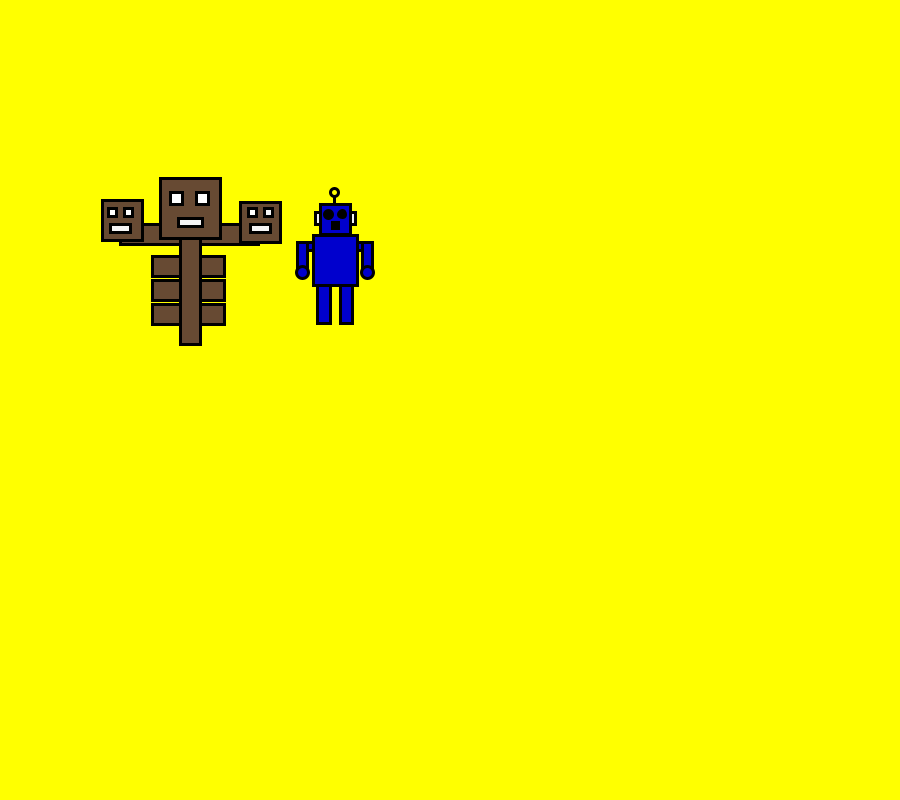
Frame 1 (no input)
Frame 60 (the mouse pressed at the canvas centre just before this capture): identical to frame 1, image omitted
Frame 120 (the mouse held since frame 60 and released just before this capture): identical to frame 1, image omitted

The Processing sketch that drew this single still picture (run headless with seeded random() and noise(); from frame 60 on, the mouse is pressed at the canvas centre):

// Processing sketch: chanvichea
// ── chanvichea.pde
float x, x1, y1, y, d1, d;
void setup() {
  size(900, 800);
  x1 = 100;
  y1 = 200;
  d1 =2;
  x = 300;
  y = 200;
  d =1;
}
void draw() { // called 60 times in 1 second
  background(255, 255, 0); // yellow
  vichea1(x1, y1, d1);
  vichea(x, y, d);
}
void mouseReleased() {
  x1 = mouseX;
  y1 = mouseY;
}
void keyPressed() {
  if (key == 'a') x -= 8;
  else if (key == 'd') x += 8;
  else if (key == 'w') y -= 8;
  else if (key == 's') y += 8;
  else {
    x1 = mouseX;
    y1 = mouseY;
  }
}

// ── chan.pde
void vichea(float x,float y,float d)
{
  smooth();
strokeWeight(3);
rect(x+15*d,y+12*d,d*40,d*12);
fill(0,0,205);
rect(x+17*d,y+78*d,d*13,d*45);//rect(285,490,60,190);
rect(x+40.2*d,y+48*d,d*12,d*75);//rect(404,490,60,190); //leg
//rect(x+15*d,y+78*d,d*20,d*8.4);rect(275,490,200,42); //conector
fill(0,0,205);
rect(x+31*d,y+32*d,d*8,d*16);//;rect(355,260,40,80); //neck
fill(0,0,205);
rect(x+7.4*d,y+42*d,d*55,d*8);//rect(237,310,275,40); //arm connecctor
fill(0,0,205);
rect(x-2.6*d,y+42*d,d*10,d*32);//rect(187,310,50,160);
rect(x+62.2*d,y+42*d,d*10,d*32);//rect(511,310,50,160); //arme
circle(x+2.6*d,y+72.8*d,d*12);//circle(213,464,60);
circle(x+67.4*d,y+72.8*d,d*12);//circle(537,464,60);
fill(0,0,205);
square(x+20*d,y+4*d,d*30);//square(300,120,150); //head
fill(255,255,0);
circle(x+34*d,y-8*d,d*8);//circle(370,60,40); //light ball
line(x+34*d,y+4*d,x+34*d,y-4*d);//line(370,120,370,80); //wire
circle(x+28*d,y+14*d,d*8);//circle(340,170,40);
circle(x+42*d,y+14*d,d*7);//circle(410,170,35); //eye
fill(0);
circle(x+28*d,y+14*d,d*4);//circle(340,170,20);
circle(x+42*d,y+14*d,d*4);//circle(410,170,15); //sensor eye
fill(255,255,255);
square(x+32*d,y+22*d,d*6);//square(360,210,30); //mouse
line(x+35*d,y+28*d,x+35*d,y+22*d);//line(375,240,375,210);
line(x+38*d,y+25*d,x+32*d,y+25*d);//line(390,225,360,225);
fill(0,0,205);
rect(x+13*d,y+35*d,d*44,d*50);//rect(265,290,220,220); //body
fill(0,0,128);
fill(255,69,0);
fill(255,0,0);
fill(85,107,47);
}

// ── vichea.pde
void vichea1(float x, float y,float d)
  {
    smooth();
strokeWeight(3);
  fill(#674A33);
  rect(x+10*d,y+12*d,d*69,d*10);  //rect(250,160,340,50);
  rect(x+26*d,y+28*d,d*36,d*10); //rect(330,240,180,50);
  rect(x+26*d,y+40*d,d*36,d*10); //rect(330,300,180,50);
  rect(x+26*d,y+52*d,d*36,d*10); //rect(330,360,180,50);
  rect(x+40*d,y+12*d,d*10,d*60);  //rect(400,160,50,300); //body
 square(x+30*d,y-11*d,d*30); //square(350,50,150);
square(x+1*d,y,d*20); //square(200,100,100);
square(x+70*d,y+1*d,d*20); //head //square(550,100,100); //head
 fill(#FFFFFF);
 square(x+48*d,y-4*d,d*6); // square(380,80,30);
 square(x+35*d,y-4*d,d*6); // square(440,80,30); 
 square(x+4*d,y+4*d,d*4); // square(220,120,20);
 square(x+12*d,y+4*d,d*4); //square(260,120,20);
 square(x+74*d,y+4*d,d*4); //square(570,120,20);
 fill(#F5F5F5);
 square(x+82*d,y+4*d,d*4); //eye // square(610,120,20); //eye
 rect(x+39*d,y+9*d,d*12,d*4); // rect(395,140,60,20);
 rect(x+5*d,y+12*d,d*10,d*4); // rect(225,160,50,20);
 rect(x+75*d,y+12*d,d*10,d*4);  //rect(575,160,50,20);
 }
